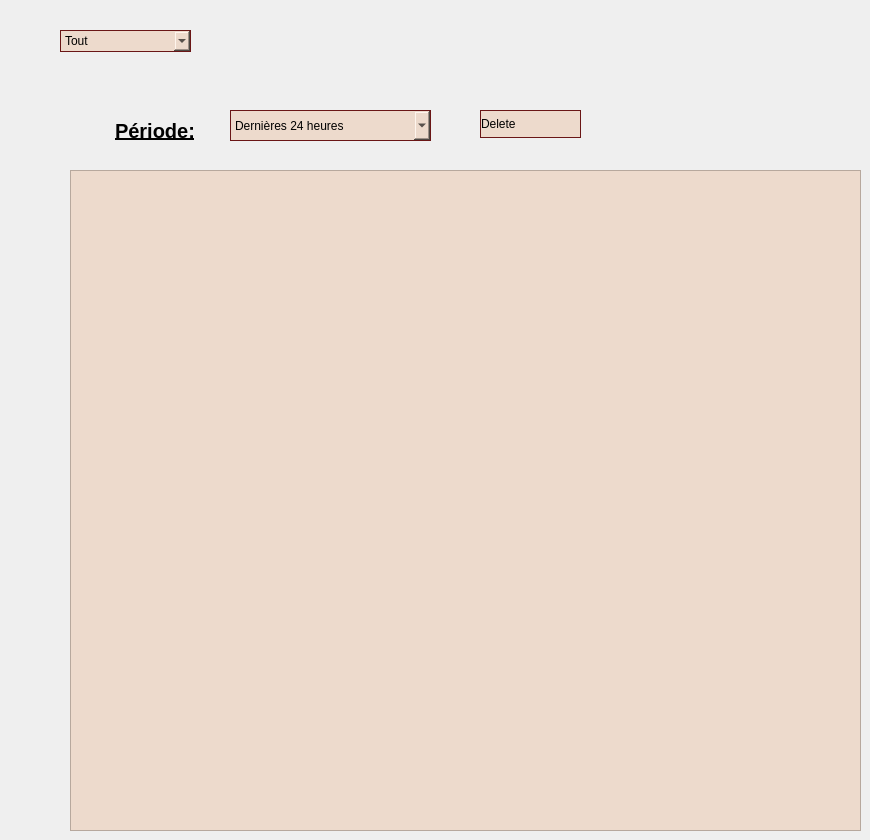
    <widget class="QWidget" name="tab">
     <attribute name="title">
      <string>Historique</string>
     </attribute>
     <widget class="QComboBox" name="history">
      <property name="geometry">
       <rect>
        <x>230</x>
        <y>110</y>
        <width>201</width>
        <height>31</height>
       </rect>
      </property>
      <property name="styleSheet">
       <string notr="true">QComboBox {
background-color: rgb(237, 218, 204);
	
border: none;

	font: italic 10pt &quot;Elephant&quot;;
text-align: left;
border: 1px solid #6a1616;
}
QComboBox:hover {
	color: rgb(255, 255, 255);

background:#6a1616;
border: none;
text-align: left;
}


</string>
      </property>
      <item>
       <property name="text">
        <string>Dernières 24 heures</string>
       </property>
      </item>
      <item>
       <property name="text">
        <string>7 derniers jours</string>
       </property>
      </item>
      <item>
       <property name="text">
        <string>4 derniéres semaines</string>
       </property>
      </item>
      <item>
       <property name="text">
        <string>Toutes les données</string>
       </property>
      </item>
     </widget>
     <widget class="QListView" name="listView">
      <property name="geometry">
       <rect>
        <x>70</x>
        <y>170</y>
        <width>791</width>
        <height>661</height>
       </rect>
      </property>
      <property name="styleSheet">
       <string notr="true">background-color: rgb(237, 218, 204);</string>
      </property>
     </widget>
     <widget class="QPushButton" name="del">
      <property name="geometry">
       <rect>
        <x>480</x>
        <y>110</y>
        <width>101</width>
        <height>28</height>
       </rect>
      </property>
      <property name="styleSheet">
       <string notr="true">QPushButton {
background-color: rgb(237, 218, 204);
	
border: none;

	font: italic 16pt &quot;Elephant&quot;;
text-align: left;
border: 1px solid #6a1616;
}
QPushButton:hover {
	color: rgb(255, 255, 255);

background:#6a1616;
border: none;
text-align: left;
}

</string>
      </property>
      <property name="text">
       <string>Delete</string>
      </property>
     </widget>
     <widget class="QComboBox" name="deleteee">
      <property name="geometry">
       <rect>
        <x>60</x>
        <y>30</y>
        <width>131</width>
        <height>22</height>
       </rect>
      </property>
      <property name="styleSheet">
       <string notr="true">QComboBox {
background-color: rgb(237, 218, 204);
	
border: none;

	font: italic 10pt &quot;Elephant&quot;;
text-align: left;
border: 1px solid #6a1616;
}
QComboBox:hover {
	color: rgb(255, 255, 255);

background:#6a1616;
border: none;
text-align: left;
}

</string>
      </property>
      <item>
       <property name="text">
        <string>Tout</string>
       </property>
      </item>
      <item>
       <property name="text">
        <string>Historique d'ajout</string>
       </property>
      </item>
      <item>
       <property name="text">
        <string>Historique de suppression</string>
       </property>
      </item>
      <item>
       <property name="text">
        <string>historique de modification</string>
       </property>
      </item>
     </widget>
     <widget class="QLabel" name="label_29">
      <property name="geometry">
       <rect>
        <x>90</x>
        <y>90</y>
        <width>541</width>
        <height>81</height>
       </rect>
      </property>
      <property name="font">
       <font>
        <family>Arial</family>
        <pointsize>-1</pointsize>
        <weight>75</weight>
        <bold>true</bold>
        <underline>true</underline>
       </font>
      </property>
      <property name="styleSheet">
       <string notr="true">QLabel {
  width: 100%;
  padding: 12px 20px;
  margin: 8px 0;
  display: inline-block;
 
	color: rgb(0, 0, 0);
  font-size: 20px;
font-family:Arial, Helvetica, sans-serif;
}</string>
      </property>
      <property name="text">
       <string>Période:</string>
      </property>
     </widget>
    </widget>
